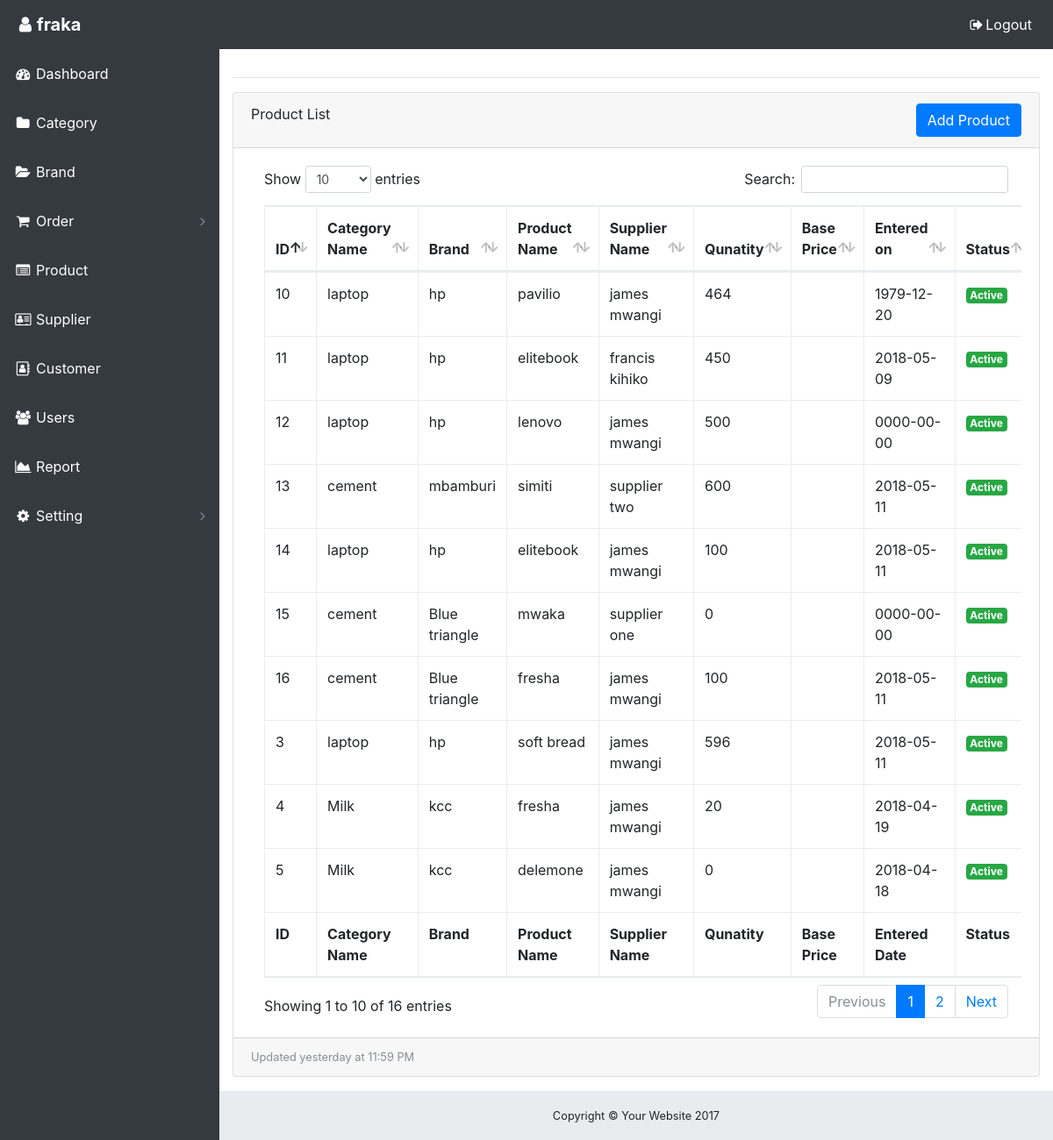
Screenshot of /admin/changequantity.php (signed in) with the database file from the repository.
### tables this page shows
CREATE TABLE `user` (
  `username` varchar(100) NOT NULL,
  `email` varchar(100) NOT NULL,
  `password` varchar(100) NOT NULL,
  `status` varchar(100) NOT NULL,
  `id` int(11) NOT NULL,
  `level` varchar(100) NOT NULL
);

CREATE TABLE `product` (
  `product_name` varchar(100) NOT NULL,
  `product_description` varchar(100) NOT NULL,
  `category` varchar(100) NOT NULL,
  `brand` varchar(100) NOT NULL,
  `available_quantity` varchar(100) NOT NULL,
  `buying_price` varchar(100) NOT NULL,
  `tax` varchar(100) NOT NULL,
  `entered_by` varchar(100) NOT NULL,
  `status` varchar(100) NOT NULL,
  `id` varchar(225) NOT NULL,
  `product_id` int(11) NOT NULL,
  `date_entered` date NOT NULL,
  `product_supplier` varchar(100) NOT NULL,
  `product_unit` varchar(100) NOT NULL,
  `selling_price` varchar(100) NOT NULL
);

### admin/session.php (called while the page is built, shortened)
<?php
   include('config.php');
   $user_check = $_SESSION['login_user'];
   $ses_sql = mysqli_query($conn,"select * from `user` where `email` = '".$user_check."' ");
   $row = mysqli_fetch_array($ses_sql,MYSQLI_ASSOC);
   $login_session = $row['username'];
?>

### admin/changequantity.php (the view, shortened to what this page needs)
<?php
 include('session.php');
?>
<!DOCTYPE html>
<html lang="en">
<head>
  <link href="vendor/bootstrap/css/bootstrap.min.css" rel="stylesheet">
  <link href="vendor/font-awesome/css/font-awesome.min.css" rel="stylesheet" type="text/css">
  <link href="vendor/datatables/dataTables.bootstrap4.css" rel="stylesheet">
  <link href="css/sb-admin.css" rel="stylesheet">
  <link rel="stylesheet" type="text/css" href="css/sweetalert.css">
</head>
<body class="fixed-nav sticky-footer bg-dark" id="page-top">
   <nav class="navbar navbar-expand-lg navbar-dark bg-dark fixed-top" id="mainNav" style="color:white">
    <a class="navbar-brand" href="dashboard.php" style="color:;font-size:20px;"><span class="glyphicon glyphicon-user"></span><i class="fa fa-fw fa-user"></i><b><?php echo $login_session;?></b></a>
    <div class="collapse navbar-collapse" id="navbarResponsive">
      <ul class="navbar-nav navbar-sidenav" id="exampleAccordion" style="color:white">
        <li class="nav-item" data-toggle="tooltip" data-placement="right" title="Dashboard">
          <a class="nav-link" href="dashboard.php" style="color:white;">
            <i class="fa fa-fw fa-dashboard"></i>
            <span class="nav-link-text">Dashboard</span>
          </a>
        </li>
        <li class="nav-item" data-toggle="tooltip" data-placement="right" title="Charts">
          <a class="nav-link" href="category.php" style="color:white;">
            <i class="fa fa-fw fa-folder"></i>
            <span class="nav-link-text">Category</span>
          </a>
        </li>
        <li class="nav-item" data-toggle="tooltip" data-placement="right" title="Tables">
          <a class="nav-link" href="brand.php" style="color:white;">
            <i class="fa fa-fw fa-folder-open"></i>
            <span class="nav-link-text">Brand</span>
          </a>
        </li>
        <li class="nav-item" data-toggle="tooltip" data-placement="right" title="order">
          <a class="nav-link nav-link-collapse collapsed" data-toggle="collapse" style="color:white;" href="#collapseOrder" data-parent="#exampleAccordion">
            <i class="fa fa-fw fa-shopping-cart"></i>
            <span class="nav-link-text">Order</span>
          </a>
        </li>
        <li class="nav-item" data-toggle="tooltip" data-placement="right" title="Link">
          <a class="nav-link" href="product.php" style="color:white;">
            <i class="fa fa-fw fa-list-alt"></i>
            <span class="nav-link-text">Product</span>
          </a>
        </li>
		<li class="nav-item" data-toggle="tooltip" data-placement="right" title="Link">
          <a class="nav-link" href="supplier.php" style="color:white;">
            <i class="fa fa-fw fa fa-vcard-o"></i>
            <span class="nav-link-text">Supplier</span>
          </a>
        </li>
		<li class="nav-item" data-toggle="tooltip" data-placement="right" title="Link">
          <a class="nav-link" href="customer.php" style="color:white;">
            <i class="fa fa-fw fa-address-book-o"></i>
            <span class="nav-link-text">Customer</span>
          </a>
        </li>
		<li class="nav-item" data-toggle="tooltip" data-placement="right" title="Link">
          <a class="nav-link" href="user.php" style="color:white;">
            <i class="fa fa-fw fa fa-users"></i>
            <span class="nav-link-text">Users</span>
          </a>
        </li>
		<li class="nav-item" data-toggle="tooltip" data-placement="right" title="Link">
          <a class="nav-link" href="reports.php" style="color:white;">
            <i class="fa fa-fw  fa-area-chart"></i>
            <span class="nav-link-text">Report</span>
          </a>
        </li>
		 <li class="nav-item" data-toggle="tooltip" data-placement="right" title="setting">
          <a class="nav-link nav-link-collapse collapsed" data-toggle="collapse" style="color:white;" href="#collapseSetting" data-parent="#exampleAccordion">
            <i class="fa fa-fw fa-cog"></i>
            <span class="nav-link-text">Setting</span>
          </a>
        </li>
      </ul>
      <ul class="navbar-nav ml-auto">
        <li class="nav-item">
          <a class="nav-link" data-toggle="modal" data-target="#exampleModal" style="color:white;">
            <i class="fa fa-fw fa-sign-out"></i>Logout</a>
        </li>
      </ul>
    </div>
  </nav>
  <div class="content-wrapper">
    <div class="container-fluid">
      <hr>
            <div class="card mb-3">
        <div class="card-header" style="text-align:">
		<div class="row">
		  <div class="col-md-8">Product List</div>
		  <div class="col-md-4 col-pull-right" style="text-align:right"><a class="btn btn-primary" href="login.html" data-toggle="modal" data-target="#product_modal">Add Product</a></div>
		</div>
          </div>
        <div class="card-body">
          <?php
		include('config.php');
		$result=mysqli_query($conn,"select * from `product` where `id`!=' ' ORDER BY id DESC ");
if ($result->num_rows > 0) {
		?>
          <div class="table-responsive">
            <table class="table table-bordered" id="dataTable" width="100%" cellspacing="0">
              <thead>
                <tr>
                  <th>ID</th>
                  <th>Category Name</th>
                  <th>Brand</th>
                  <th>Product Name</th>
                  <th>Supplier Name</th>
                  <th>Qunatity</th>
                  <th>Base Price</th>
                  <th>Entered on</th>
                  <th>Status</th>
                </tr>
              </thead>
              <tfoot>
                <tr>
                  <th>ID</th>
                  <th>Category Name</th>
                  <th>Brand</th>
                  <th>Product Name</th>
                  <th>Supplier Name</th>
                  <th>Qunatity</th>
                  <th>Base Price</th>
                  <th>Entered Date</th>
                  <th>Status</th>
                </tr>
              </tfoot>
              <tbody>
			  <?php
			  while($row = $result->fetch_assoc()) {
				  $id=$row["id"];
		echo '<form method="POST" action="product.php" role="form"><tr>
		 <td>';
		  echo $id= $row["id"].
		  '</td><td>'
		  .$row["category"].
		   '</td>
		   <td>'.$row["brand"].'</td>
		   <td>'.$row["product_name"].'</td>
		   <td>'.$row["product_supplier"].'</td>
		   <td>'.$row["available_quantity"].'</td>
		   <td>'.$row["base_price"].'</td>
		   <td>'.$row["date_entered"].'</td>
		   <td><span class="badge btn-success">'.$row["status"].'</span></td>
		   <td><select class="btn btn-success" name="quickAction" data-toggle="modal" data-target="#change_quantity_modal" onchange="quickAction()"><option value="'.$id.'">Change quantity</option></select></td>
		   <td><span class="badge btn-primary" data-toggle="modal" type="submit" data-target="#view_product_modal" id="'.$id.'" onclick="viewProductFunc(this.id)" > View</span></td>' ;
		 echo"<td>	 <button class='btn btn-warning' href='' data-toggle='modal' type='submit' data-target='#update_product_modal' value='' name='updateid'  onclick='editProductFunc(".$row["id"].")' >Update</button>";
		 echo "</td><td><button class='btn btn-danger' href='' data-toggle='modal' type='submit' data-target='#delete_product_modal' value='' name='deleteProductuButton'  onclick='deleteProductFunc(".$row["id"].")' >Delete</button>";
		 echo '</td>
		</tr></form>';
    }
} else {
    echo  json_encode("No Match");
}
			  ?>
              </tbody>
            </table>
          </div>
        </div>
        <div class="card-footer small text-muted">Updated yesterday at 11:59 PM</div>
      </div>
    <footer class="sticky-footer">
      <div class="container">
        <div class="text-center">
          <small>Copyright © Your Website 2017</small>
        </div>
      </div>
    </footer>
  </div>
</body>
</html>

### admin/css/sb-admin.css (style rules this page uses)
html { position: relative; min-height: 100%; }
body { overflow-x: hidden; }
body.sticky-footer { margin-bottom: 56px; }
body.sticky-footer .content-wrapper { min-height: calc(100vh - 56px - 56px); }
body.fixed-nav { padding-top: 56px; }
.content-wrapper { min-height: calc(100vh - 56px); padding-top: 1rem; }
#mainNav .navbar-collapse { overflow: auto; max-height: 75vh; }
#mainNav .navbar-collapse .navbar-nav .nav-item .nav-link { cursor: pointer; }
#mainNav .navbar-collapse .navbar-sidenav .nav-link-collapse:after { float: right; content: '\f107'; font-family: 'FontAwesome'; }
#mainNav .navbar-collapse .navbar-sidenav .nav-link-collapse.collapsed:after { content: '\f105'; }
@media (min-width: 992px) { #mainNav .navbar-brand { width: 250px; } }
@media (min-width: 992px) { #mainNav .navbar-collapse { overflow: visible; max-height: none; } }
@media (min-width: 992px) { #mainNav .navbar-collapse .navbar-sidenav { position: absolute; top: 0; left: 0; overflow-x: hidden; overflow-y: auto; -webkit-flex-direction: column; -ms-flex-direction: column; flex-direction: column; margin-top: 56px; } }
@media (min-width: 992px) { #mainNav .navbar-collapse .navbar-sidenav > .nav-item { width: 250px; padding: 0; } }
@media (min-width: 992px) { #mainNav .navbar-collapse .navbar-sidenav > .nav-item > .nav-link { padding: 1em; } }
@media (min-width: 992px) { #mainNav.fixed-top .navbar-sidenav { height: calc(100vh - 112px); } }
.content-wrapper { overflow-x: hidden; background: white; }
@media (min-width: 992px) { .content-wrapper { margin-left: 250px; } }
#mainNav.navbar-dark .navbar-collapse .navbar-sidenav .nav-link-collapse:after { color: #868e96; }
#mainNav.navbar-dark .navbar-collapse .navbar-sidenav > .nav-item > .nav-link { color: #868e96; }
@media (min-width: 992px) { #mainNav.navbar-dark .navbar-collapse .navbar-sidenav { background: #343a40; } }
footer.sticky-footer { position: absolute; right: 0; bottom: 0; width: 100%; height: 56px; background-color: #e9ecef; line-height: 55px; }
@media (min-width: 992px) { footer.sticky-footer { width: calc(100% - 250px); } }

### rows the page displays
user: username "fraka"
product: id "5", category "Milk", brand "kcc", product_name "delemone", product_supplier "james mwangi", available_quantity "0", date_entered "2018-04-18", status "Active"
product: id "4", category "Milk", brand "kcc", product_name "fresha", product_supplier "james mwangi", available_quantity "20", date_entered "2018-04-19", status "Active"
product: id "3", category "laptop", brand "hp", product_name "soft bread", product_supplier "james mwangi", available_quantity "596", date_entered "2018-05-11", status "Active"
product: id "16", category "cement", brand "Blue triangle", product_name "fresha", product_supplier "james mwangi", available_quantity "100", date_entered "2018-05-11", status "Active"
product: id "15", category "cement", brand "Blue triangle", product_name "mwaka", product_supplier "supplier one", available_quantity "0", date_entered "0000-00-00", status "Active"
product: id "14", category "laptop", brand "hp", product_name "elitebook", product_supplier "james mwangi", available_quantity "100", date_entered "2018-05-11", status "Active"
product: id "13", category "cement", brand "mbamburi", product_name "simiti", product_supplier "supplier two", available_quantity "600", date_entered "2018-05-11", status "Active"
product: id "12", category "laptop", brand "hp", product_name "lenovo", product_supplier "james mwangi", available_quantity "500", date_entered "0000-00-00", status "Active"
product: id "11", category "laptop", brand "hp", product_name "elitebook", product_supplier "francis kihiko", available_quantity "450", date_entered "2018-05-09", status "Active"
product: id "10", category "laptop", brand "hp", product_name "pavilio", product_supplier "james mwangi", available_quantity "464", date_entered "1979-12-20", status "Active"
